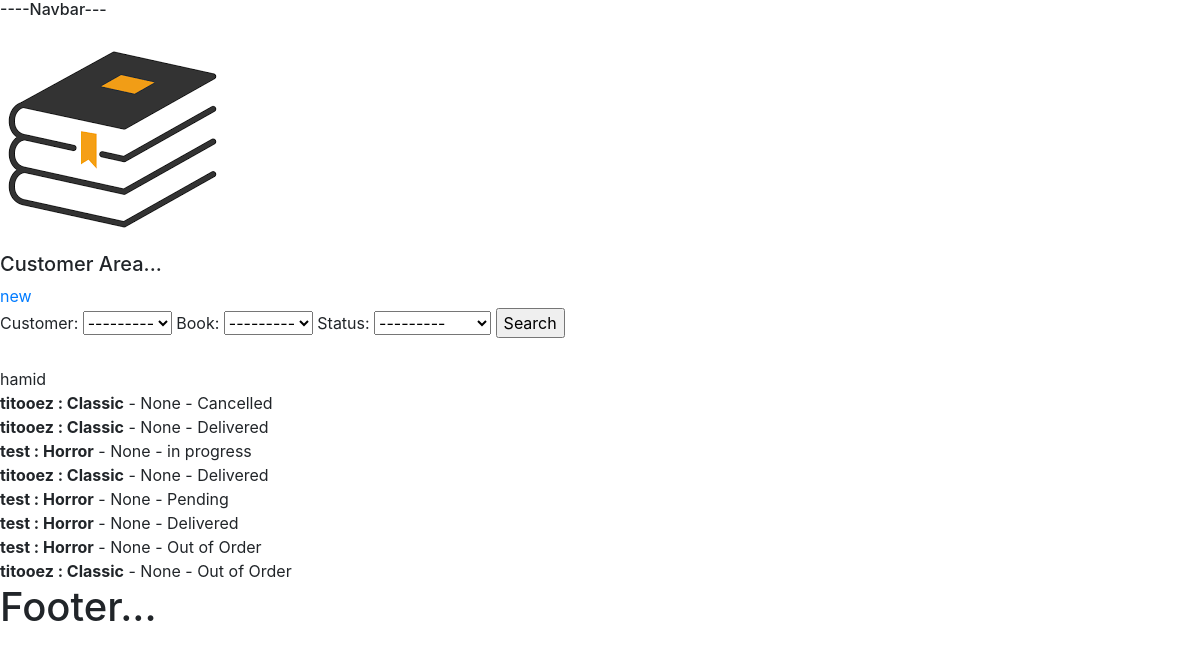
Screenshot of /customer/1 with the database file from the repository.
### bookstore/models.py (models this page shows, shortened)
class Customer(models.Model):
    name = models.CharField(max_length=140, null=True)
    email = models.EmailField(max_length=140, null=True)
    phone = models.CharField(max_length=15, null=True)
    age = models.IntegerField(null=True)
    date_created = models.DateTimeField(auto_now_add=True)
    def __str__(self):
        return self.name

class Order(models.Model):
    STATUS = (
        ('Pending', 'Pending'),
        ('Delivered', 'Delivered'),
        ('in progress', 'in progress'),
        ('Out of Order', 'Out of Order'),
        ('Cancelled', 'Cancelled'),
    )
    customer = models.ForeignKey(Customer, null=True, on_delete=models.SET_NULL)
    book = models.ForeignKey(Book, null=True, on_delete=models.SET_NULL)
    tags = models.ManyToManyField(Tag)
    date_created = models.DateTimeField(auto_now_add=True)
    status = models.CharField(max_length=60,null=True, choices=STATUS)

class Book(models.Model):
    CATEGORY = (
        ('Horror', 'Horror'),
        ('Fantasy', 'Fantasy'),
        ('Classic', 'Classic'),
        ('Comics', 'Comics'),
    )
    name = models.CharField(max_length=140, null=True)
    author = models.CharField(max_length=140, null=True)
    price = models.FloatField(null=True)
    category = models.CharField(max_length=120, null=True, choices=CATEGORY)
    description = models.TextField(null=True)
    date_created = models.DateTimeField(auto_now_add=True)
    def __str__(self):
        return self.name

### bookstore/views.py (the view)
# urls.py: path('customer/<str:pk>', views.customer, name="customer"),
def customer(request,pk):
    customer = Customer.objects.get(id=pk)
    order = customer.order_set.all()
    searchFilter = OrderFilter(request.GET, queryset=order)
    order = searchFilter.qs
    return render(request, 'bookstore/customer.html', {'customer': customer,
                                                       'myFilter': searchFilter,
                                                       'order': order,})

### bookstore/templates/bookstore/customer.html
{% extends 'bookstore/main.html' %}
{% block content %}
<h5>Customer Area...</h5>
<a href="{% url 'creates' customer.id %}">new</a>
<br>
<form action="" method="GET">
        {{myFilter.form}}
        <input type="submit" value="Search">
    </form>
<br>
{{ customer.name }}
<br>
{% for item in order %}
<b>{{ item.book }} : {{ item.book.category }}</b> - {{ item.tags.name }} - {{ item.status }}<br>
{% endfor %}
{% endblock %}

### static/css/style.css (style rules this page uses)
body { background-color: beige; }

### rows the page displays
Customer: name "hamid"
Order: book "titooez", book.category "Classic", tags.name "None", status "Cancelled"
Order: book "titooez", book.category "Classic", tags.name "None", status "Delivered"
Order: book "test", book.category "Horror", tags.name "None", status "in progress"
Order: book "titooez", book.category "Classic", tags.name "None", status "Delivered"
Order: book "test", book.category "Horror", tags.name "None", status "Pending"
Order: book "test", book.category "Horror", tags.name "None", status "Delivered"
Order: book "test", book.category "Horror", tags.name "None", status "Out of Order"
Order: book "titooez", book.category "Classic", tags.name "None", status "Out of Order"
